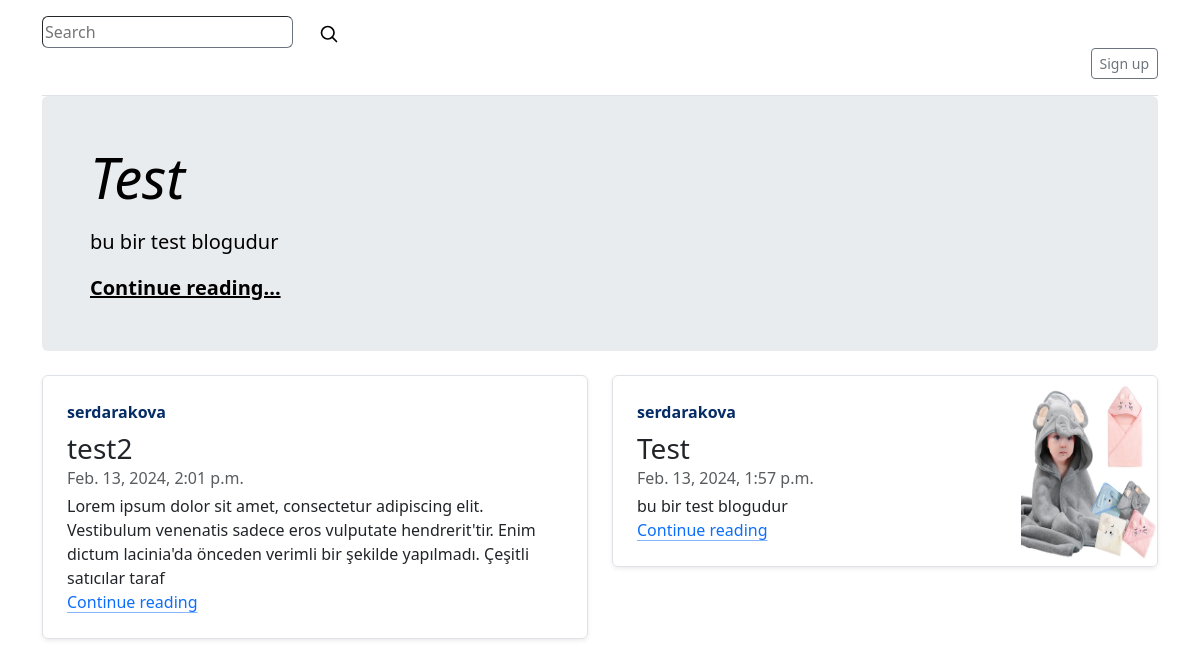
The page / on the database its author committed.
### App/models.py (models this page shows, shortened)
class Post(models.Model):
    title = models.CharField(max_length=200, unique=True)
    slug = models.SlugField(max_length=200, unique=True)
    author = models.ForeignKey(User, on_delete = models.CASCADE, related_name="blog_posts")
    created_on = models.DateTimeField(auto_now_add = True)
    updated_on = models.DateTimeField(auto_now = True)
    content = models.TextField()
    status = models.IntegerField(choices=STATUS, default= 0)
    image = models.ImageField(upload_to='blog_images/', blank=True, null=True)
    class Meta:
        ordering = ["-created_on"]

### App/views.py (the view)
# urls.py: path('', views.PostList.as_view(), name='home'),
class PostList(generic.ListView):
    queryset = Post.objects.filter(status = 1).order_by('-created_on')
    template_name = 'index.html'
    def get_context_data(self, **kwargs):
        context = super().get_context_data(**kwargs)
        first_post = Post.objects.filter(status=1).order_by('created_on').first()
        context['first_post'] = first_post
        return context

### App/templates/index.html (shortened to what this page needs)
{% extends "base.html" %}
{% block content %}
  {% include "_header.html" %}
<main class="container">
<div class="p-4 p-md-5 mb-4 rounded text-body-emphasis bg-body-secondary">
  <div class="col-lg-6 px-0">
    <h1 class="display-4 fst-italic">
      {{ first_post.title }} </h1>
    <p class="lead my-3"> {{first_post.content | slice:"400"}} </p>
    <p class="lead mb-0"><a class="text-body-emphasis fw-bold" href="/2024-02-13/" >Continue reading...</a></p>
  </div>
</div>
<div class="row mb-2">
{% for post in post_list %}
<div class="col-md-6">
  <div class="row g-0 border rounded overflow-hidden flex-md-row mb-4 shadow-sm h-md-250 position-relative">
    <div class="col p-4 d-flex flex-column position-static">
      <strong class="d-inline-block mb-2 text-primary-emphasis"> {{post.author}} </strong>
      <h3 class="mb-0"> {{post.title}} </h3>
      <div class="mb-1 text-body-secondary"> {{post.created_on}} </div>
      <p class="card-text mb-auto"> {{post.content|slice:"200" }} </p>
      <a href="{% url 'post_list' post.slug %}" class="icon-link gap-1 icon-link-hover stretched-link">
        Continue reading
      </a>
    </div>
      {% if post.image %}
      <img src="{{ post.image.url }}" alt="{{ post.title }}" class="w-25">
      {% endif %}
    </div>
</div>
{% endfor %}
</div>
</main>
{% endblock content %}

### App/templates/base.html (shortened to what this page needs)
{% load static %}
<!DOCTYPE html>
<html lang="en">
<head>
    <link rel="stylesheet" src="{% static 'style.css' %}">
    {% load bootstrap5 %}
    {% bootstrap_css %}
</head>
<body>
    {% block content %}
    {% endblock content %}
</body>
</html>

### App/templates/_header.html (shortened to what this page needs)
<div class="container">
    <header class="border-bottom lh-1 py-3">
      <form method="get" action="{% url 'search_blogs' %}">
        <input type="text" name="q" placeholder="Search" class="rounded-2 border-1 border-secondary pe-3 py-1">
        <a class="link-secondary" href="#" aria-label="Search">
          <button type="submit" class="bg-transparent border-0"><svg xmlns="http://www.w3.org/2000/svg" width="20" height="20" fill="none" stroke="currentColor" stroke-linecap="round" stroke-linejoin="round" stroke-width="2" class="mx-3" role="img" viewBox="0 0 24 24"><title>Search</title><circle cx="10.5" cy="10.5" r="7.5"></circle><path d="M21 21l-5.2-5.2"></path></svg></button>
        </a>
       </form>
      <div class="row flex-nowrap justify-content-end align-items-center">
        <div class="col-4 d-flex justify-content-end align-items-center">
          {% if user.is_authenticated %}
            <div class="d-flex flex-column">
              <h3>Welcome, {{request.user}} </h3>
            <a class="btn btn-sm btn-outline-secondary" href="{% url 'login' %}">Log out</a>
            </div>
        {% else %}
            <a class="btn btn-sm btn-outline-secondary" href="{% url 'register' %}">Sign up</a>
        {% endif %}
        </div>
      </div>
    </header>
    </div>

### rows shown on the page
Post: title "Test", content "bu bir test blogudur", author "serdarakova", created_on "Feb. 13, 2024, 1:57 p.m.", image (picture)
Post: author "serdarakova", title "test2", created_on "Feb. 13, 2024, 2:01 p.m.", content "Lorem ipsum dolor sit amet, consectetur adipiscing elit. Vestibulum venenatis sadece eros vulputate hendrerit'tir. Enim dictum lacinia'da önceden verimli bir şekilde yapılmadı. Çeşitli satıcılar taraf"
